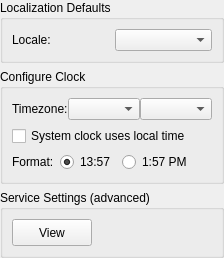
        <widget class="QWidget" name="Step_Localization">
         <layout class="QGridLayout" name="_13">
          <property name="leftMargin">
           <number>0</number>
          </property>
          <property name="topMargin">
           <number>0</number>
          </property>
          <property name="rightMargin">
           <number>0</number>
          </property>
          <property name="bottomMargin">
           <number>0</number>
          </property>
          <item row="1" column="0">
           <widget class="QGroupBox" name="setClockBox">
            <property name="sizePolicy">
             <sizepolicy hsizetype="MinimumExpanding" vsizetype="Minimum">
              <horstretch>0</horstretch>
              <verstretch>0</verstretch>
             </sizepolicy>
            </property>
            <property name="title">
             <string>Configure Clock</string>
            </property>
            <layout class="QGridLayout">
             <property name="leftMargin">
              <number>9</number>
             </property>
             <property name="topMargin">
              <number>9</number>
             </property>
             <property name="rightMargin">
              <number>9</number>
             </property>
             <property name="bottomMargin">
              <number>9</number>
             </property>
             <property name="spacing">
              <number>6</number>
             </property>
             <item row="3" column="2">
              <widget class="QRadioButton" name="radio12h">
               <property name="text">
                <string notr="true">1:57 PM</string>
               </property>
              </widget>
             </item>
             <item row="3" column="3">
              <spacer name="horizontalSpacer_5">
               <property name="orientation">
                <enum>Qt::Horizontal</enum>
               </property>
               <property name="sizeHint" stdset="0">
                <size>
                 <width>0</width>
                 <height>0</height>
                </size>
               </property>
              </spacer>
             </item>
             <item row="3" column="0">
              <widget class="QLabel" name="labelClockFormat">
               <property name="text">
                <string>Format:</string>
               </property>
              </widget>
             </item>
             <item row="3" column="1">
              <widget class="QRadioButton" name="radio24h">
               <property name="text">
                <string notr="true">13:57</string>
               </property>
               <property name="checked">
                <bool>true</bool>
               </property>
              </widget>
             </item>
             <item row="0" column="0" colspan="4">
              <layout class="QHBoxLayout" name="_18">
               <property name="spacing">
                <number>0</number>
               </property>
               <item>
                <widget class="QLabel" name="tzLabel">
                 <property name="sizePolicy">
                  <sizepolicy hsizetype="MinimumExpanding" vsizetype="Minimum">
                   <horstretch>0</horstretch>
                   <verstretch>0</verstretch>
                  </sizepolicy>
                 </property>
                 <property name="text">
                  <string>Timezone:</string>
                 </property>
                </widget>
               </item>
               <item>
                <spacer name="horizontalSpacer_7">
                 <property name="orientation">
                  <enum>Qt::Horizontal</enum>
                 </property>
                 <property name="sizeHint" stdset="0">
                  <size>
                   <width>0</width>
                   <height>0</height>
                  </size>
                 </property>
                </spacer>
               </item>
               <item>
                <widget class="QComboBox" name="cmbTimeArea">
                 <property name="sizePolicy">
                  <sizepolicy hsizetype="MinimumExpanding" vsizetype="Fixed">
                   <horstretch>0</horstretch>
                   <verstretch>0</verstretch>
                  </sizepolicy>
                 </property>
                </widget>
               </item>
               <item>
                <widget class="QComboBox" name="cmbTimeZone">
                 <property name="sizePolicy">
                  <sizepolicy hsizetype="MinimumExpanding" vsizetype="Fixed">
                   <horstretch>0</horstretch>
                   <verstretch>0</verstretch>
                  </sizepolicy>
                 </property>
                 <property name="sizeAdjustPolicy">
                  <enum>QComboBox::AdjustToContents</enum>
                 </property>
                </widget>
               </item>
              </layout>
             </item>
             <item row="2" column="0" colspan="4">
              <widget class="QCheckBox" name="localClockCheckBox">
               <property name="text">
                <string>System clock uses local time</string>
               </property>
              </widget>
             </item>
            </layout>
           </widget>
          </item>
          <item row="3" column="0">
           <spacer name="verticalSpacer_2">
            <property name="orientation">
             <enum>Qt::Vertical</enum>
            </property>
            <property name="sizeType">
             <enum>QSizePolicy::Expanding</enum>
            </property>
            <property name="sizeHint" stdset="0">
             <size>
              <width>0</width>
              <height>0</height>
             </size>
            </property>
           </spacer>
          </item>
          <item row="0" column="0">
           <widget class="QGroupBox" name="localeBox">
            <property name="sizePolicy">
             <sizepolicy hsizetype="MinimumExpanding" vsizetype="Minimum">
              <horstretch>0</horstretch>
              <verstretch>0</verstretch>
             </sizepolicy>
            </property>
            <property name="title">
             <string>Localization Defaults</string>
            </property>
            <layout class="QGridLayout" name="_14">
             <property name="leftMargin">
              <number>9</number>
             </property>
             <property name="topMargin">
              <number>9</number>
             </property>
             <property name="rightMargin">
              <number>9</number>
             </property>
             <property name="bottomMargin">
              <number>9</number>
             </property>
             <property name="spacing">
              <number>6</number>
             </property>
             <item row="0" column="1">
              <widget class="QComboBox" name="localeCombo">
               <property name="sizePolicy">
                <sizepolicy hsizetype="MinimumExpanding" vsizetype="Fixed">
                 <horstretch>0</horstretch>
                 <verstretch>0</verstretch>
                </sizepolicy>
               </property>
              </widget>
             </item>
             <item row="0" column="0">
              <widget class="QLabel" name="localeLabel">
               <property name="sizePolicy">
                <sizepolicy hsizetype="MinimumExpanding" vsizetype="Minimum">
                 <horstretch>0</horstretch>
                 <verstretch>0</verstretch>
                </sizepolicy>
               </property>
               <property name="font">
                <font/>
               </property>
               <property name="text">
                <string>Locale:</string>
               </property>
              </widget>
             </item>
            </layout>
           </widget>
          </item>
          <item row="2" column="0">
           <widget class="QGroupBox" name="servicesBox">
            <property name="sizePolicy">
             <sizepolicy hsizetype="MinimumExpanding" vsizetype="Minimum">
              <horstretch>0</horstretch>
              <verstretch>0</verstretch>
             </sizepolicy>
            </property>
            <property name="minimumSize">
             <size>
              <width>0</width>
              <height>40</height>
             </size>
            </property>
            <property name="title">
             <string>Service Settings (advanced)</string>
            </property>
            <layout class="QHBoxLayout" name="horizontalLayout">
             <item>
              <widget class="QPushButton" name="viewServicesButton">
               <property name="sizePolicy">
                <sizepolicy hsizetype="Minimum" vsizetype="Fixed">
                 <horstretch>0</horstretch>
                 <verstretch>0</verstretch>
                </sizepolicy>
               </property>
               <property name="minimumSize">
                <size>
                 <width>0</width>
                 <height>27</height>
                </size>
               </property>
               <property name="toolTip">
                <string>Adjust which services should run at startup</string>
               </property>
               <property name="text">
                <string>View</string>
               </property>
              </widget>
             </item>
             <item>
              <spacer name="horizontalSpacer">
               <property name="orientation">
                <enum>Qt::Horizontal</enum>
               </property>
               <property name="sizeHint" stdset="0">
                <size>
                 <width>0</width>
                 <height>0</height>
                </size>
               </property>
              </spacer>
             </item>
            </layout>
           </widget>
          </item>
         </layout>
        </widget>
